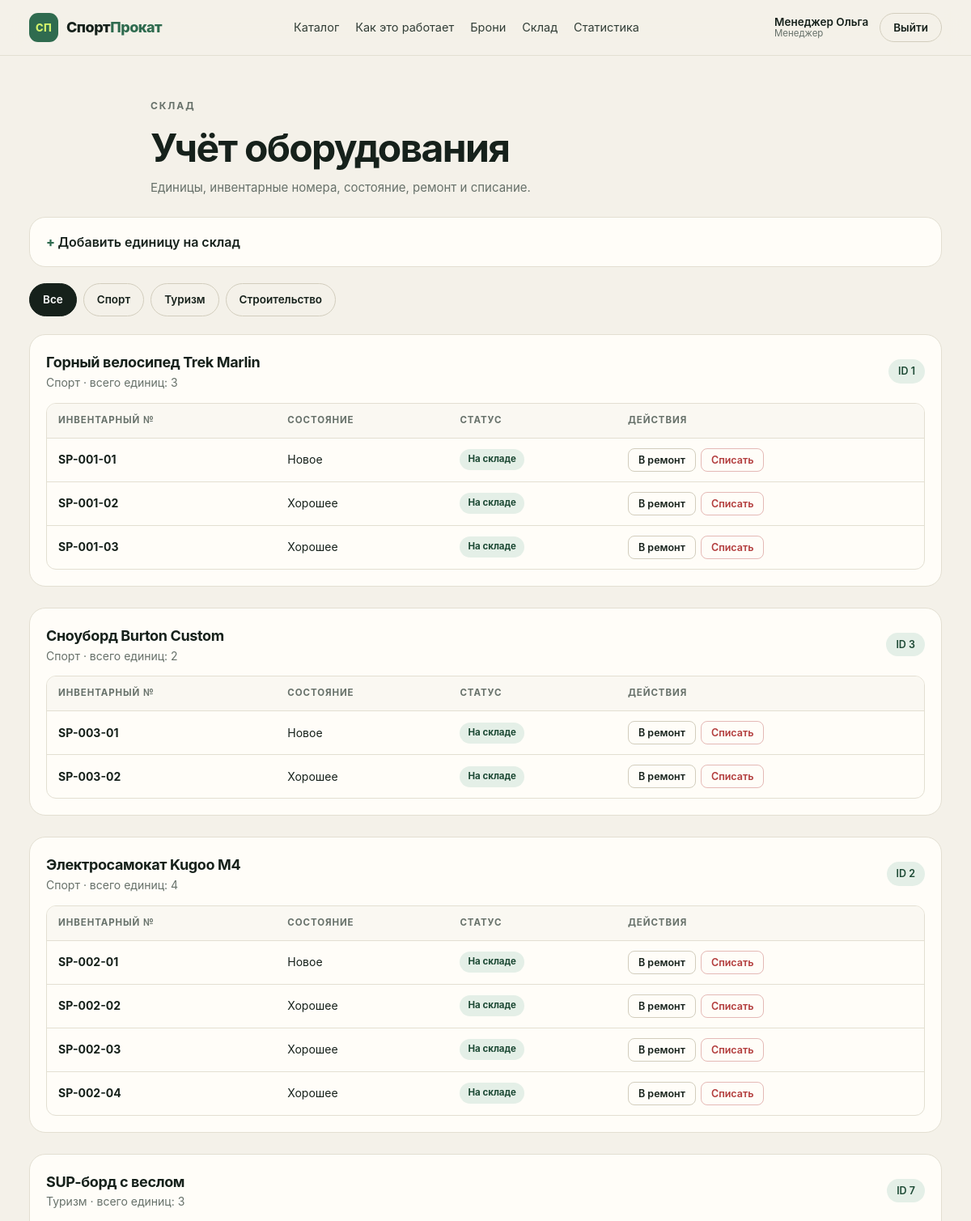
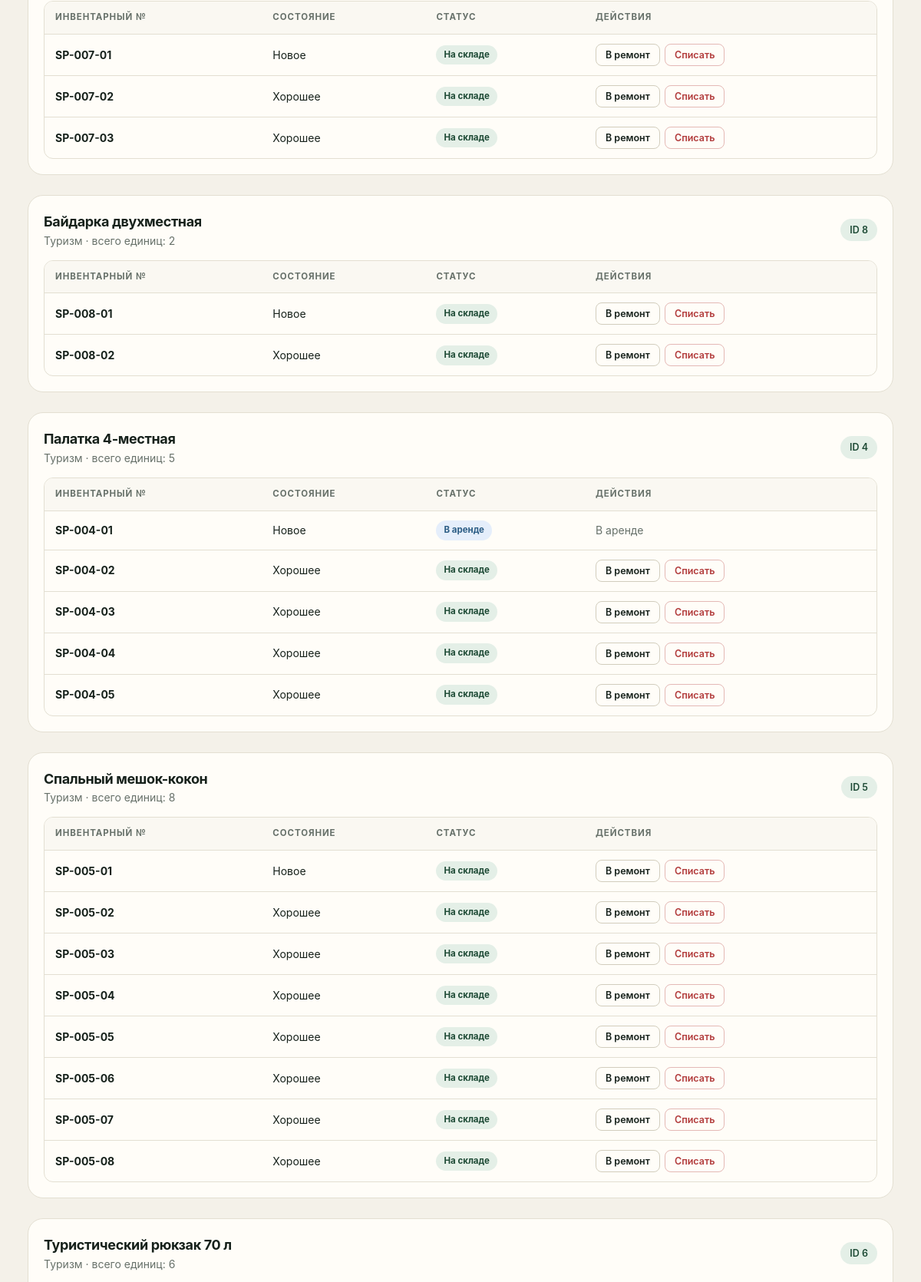
The app's page /warehouse (signed in, upper part) with its own data (2 pictures, top to bottom).
### tables this page shows
CREATE TABLE users (
    id INTEGER PRIMARY KEY AUTOINCREMENT,
    name TEXT NOT NULL,
    email TEXT NOT NULL UNIQUE,
    phone TEXT NOT NULL DEFAULT '',
    password_hash TEXT NOT NULL,
    role TEXT NOT NULL DEFAULT 'client',
    created_at TEXT NOT NULL DEFAULT CURRENT_TIMESTAMP
);

CREATE TABLE categories (
    id INTEGER PRIMARY KEY AUTOINCREMENT,
    name TEXT NOT NULL UNIQUE,
    slug TEXT NOT NULL UNIQUE,
    icon TEXT NOT NULL DEFAULT 'box'
);

CREATE TABLE equipment (
    id INTEGER PRIMARY KEY AUTOINCREMENT,
    category_id INTEGER NOT NULL REFERENCES categories(id),
    name TEXT NOT NULL,
    description TEXT NOT NULL DEFAULT '',
    price_per_day INTEGER NOT NULL,
    deposit INTEGER NOT NULL DEFAULT 0,
    qty_total INTEGER NOT NULL DEFAULT 1,
    image TEXT NOT NULL DEFAULT 'box.svg',
    active INTEGER NOT NULL DEFAULT 1,
    created_at TEXT NOT NULL DEFAULT CURRENT_TIMESTAMP
);

CREATE TABLE units (
    id INTEGER PRIMARY KEY AUTOINCREMENT,
    equipment_id INTEGER NOT NULL REFERENCES equipment(id) ON DELETE CASCADE,
    inventory_no TEXT NOT NULL UNIQUE,
    condition TEXT NOT NULL DEFAULT 'good',
    status TEXT NOT NULL DEFAULT 'available',
    note TEXT NOT NULL DEFAULT ''
);

### main.py (the view)
@app.get('/warehouse', response_class=HTMLResponse, name='warehouse')
def warehouse(request: Request, category: str=''):
    db = connect()
    require_user(request, db, ('manager', 'admin'))
    sql = 'SELECT e.id,e.name,e.qty_total,e.image,c.name category_name,c.slug category_slug FROM equipment e JOIN categories c ON c.id=e.category_id'
    args = []
    if category:
        sql += ' WHERE c.slug=?'
        args = [category]
    equipment = db.execute(sql + ' ORDER BY c.id,e.name', args).fetchall()
    units = db.execute('SELECT u.*,e.name,e.id equipment_id FROM units u JOIN equipment e ON e.id=u.equipment_id ORDER BY e.name,u.inventory_no').fetchall()
    grouped = {}
    for u in units:
        grouped.setdefault(u['equipment_id'], []).append(u)
    cats = db.execute('SELECT * FROM categories ORDER BY id').fetchall()
    return page(request, db, 'warehouse.html', equipment=equipment, grouped=grouped, categories=cats, category=category)

### templates/warehouse.html (shortened to what this page needs)
{% extends "base.html" %}
{% block content %}
<section class="page-head wrap">
  <p class="kicker kicker--dark">Склад</p>
  <h1>Учёт оборудования</h1>
  <p class="page-head__lead">Единицы, инвентарные номера, состояние, ремонт и списание.</p>
</section>
<section class="wrap">
  <details class="panel">
    <summary>Добавить единицу на склад</summary>
  </details>
  <div class="tabs tabs--wrap">
    <a class="tab {{ 'is-active' if not category }}" href="{{ url_for('warehouse') }}">Все</a>
    {% for c in categories %}
      <a class="tab {{ 'is-active' if category == c.slug }}" href="{{ url_for('warehouse', category=c.slug) }}">{{ c.name }}</a>
    {% endfor %}
  </div>
  {% for e in equipment %}
    <section class="warehouse-block">
      <div class="warehouse-block__head">
        <div>
          <h2>{{ e.name }}</h2>
          <p class="muted">{{ e.category_name }} · всего единиц: {{ e.qty_total }}</p>
        </div>
        <span class="pill">ID {{ e.id }}</span>
      </div>
      <div class="table-wrap">
        <table class="table">
          <thead>
            <tr><th>Инвентарный №</th><th>Состояние</th><th>Статус</th><th>Действия</th></tr>
          </thead>
          <tbody>
            {% for u in grouped.get(e.id, []) %}
              <tr>
                <td><b>{{ u.inventory_no }}</b></td>
                <td>{{ conditions[u.condition] }}</td>
                <td><span class="status status--{{ u.status }}">{{ unit_statuses[u.status] }}</span></td>
                <td>
                  {% if u.status == 'rented' %}
                    <span class="muted">В аренде</span>
                  {% else %}
                    <div class="row-actions">
                      {% if u.status != 'repair' %}
                        <form method="post" action="{{ url_for('unit_status', unit_id=u.id) }}">
                          <button class="btn btn--ghost btn--xs" type="submit">В ремонт</button>
                        </form>
                      {% endif %}
                      {% if u.status != 'written_off' %}
                        <form method="post" action="{{ url_for('unit_status', unit_id=u.id) }}">
                          <button class="btn btn--danger btn--xs" type="submit">Списать</button>
                        </form>
                      {% endif %}
                    </div>
                  {% endif %}
                </td>
              </tr>
            {% endfor %}
          </tbody>
        </table>
      </div>
    </section>
  {% endfor %}
</section>
{% endblock %}

### templates/base.html (shortened to what this page needs)
<!DOCTYPE html>
<html lang="ru">
<head>
  <link rel="stylesheet" href="{{ url_for('static', path='css/style.css') }}">
</head>
<body>
<header class="head">
  <div class="wrap head__inner">
    <a class="brand" href="{{ url_for('index') }}">
      <span class="brand__mark">СП</span>
      <span class="brand__text">Спорт<em>Прокат</em></span>
    </a>
    <nav class="nav" id="nav" aria-label="Основная навигация">
      <a href="{{ url_for('catalog') }}">Каталог</a>
      <a href="{{ url_for('index') }}#how">Как это работает</a>
      {% if g.user and g.user.role in ('manager', 'admin') %}
        <a href="{{ url_for('manager') }}">Брони</a>
        <a href="{{ url_for('warehouse') }}">Склад</a>
        <a href="{{ url_for('stats') }}">Статистика</a>
      {% endif %}
    </nav>
    <div class="head__side">
      {% if g.user %}
        <a class="user" href="{{ url_for('account') if g.user.role == 'client' else url_for('manager') }}">
          <span class="user__name">{{ g.user.name }}</span>
          <span class="user__role">{{ roles[g.user.role] }}</span>
        </a>
        <a class="btn btn--ghost btn--sm" href="{{ url_for('logout') }}">Выйти</a>
      {% else %}
        <a class="btn btn--ghost btn--sm" href="{{ url_for('login') }}">Вход</a>
        <a class="btn btn--primary btn--sm" href="{{ url_for('register') }}">Регистрация</a>
      {% endif %}
    </div>
  </div>
</header>
<main class="main">
  {% block content %}{% endblock %}
</main>
</body>
</html>

### records on screen
users: user.name "Менеджер Ольга", role "Менеджер"
categories: name "Спорт"
categories: name "Туризм"
categories: name "Строительство"
equipment: name "Горный велосипед Trek Marlin", category_name "Спорт", qty_total "3", id "1"
units: inventory_no "SP-001-01", condition "Новое", status "На складе"
units: inventory_no "SP-001-02", condition "Хорошее", status "На складе"
units: inventory_no "SP-001-03", condition "Хорошее", status "На складе"
equipment: name "Сноуборд Burton Custom", category_name "Спорт", qty_total "2", id "3"
units: inventory_no "SP-003-01", condition "Новое", status "На складе"
units: inventory_no "SP-003-02", condition "Хорошее", status "На складе"
equipment: name "Электросамокат Kugoo M4", category_name "Спорт", qty_total "4", id "2"
units: inventory_no "SP-002-01", condition "Новое", status "На складе"
units: inventory_no "SP-002-02", condition "Хорошее", status "На складе"
units: inventory_no "SP-002-03", condition "Хорошее", status "На складе"
units: inventory_no "SP-002-04", condition "Хорошее", status "На складе"
equipment: name "SUP-борд с веслом", category_name "Туризм", qty_total "3", id "7"
units: inventory_no "SP-007-01", condition "Новое", status "На складе"
units: inventory_no "SP-007-02", condition "Хорошее", status "На складе"
units: inventory_no "SP-007-03", condition "Хорошее", status "На складе"
equipment: name "Байдарка двухместная", category_name "Туризм", qty_total "2", id "8"
units: inventory_no "SP-008-01", condition "Новое", status "На складе"
units: inventory_no "SP-008-02", condition "Хорошее", status "На складе"
equipment: name "Палатка 4-местная", category_name "Туризм", qty_total "5", id "4"
units: inventory_no "SP-004-01", condition "Новое", status "В аренде"
units: inventory_no "SP-004-02", condition "Хорошее", status "На складе"
units: inventory_no "SP-004-03", condition "Хорошее", status "На складе"
units: inventory_no "SP-004-04", condition "Хорошее", status "На складе"
units: inventory_no "SP-004-05", condition "Хорошее", status "На складе"
equipment: name "Спальный мешок-кокон", category_name "Туризм", qty_total "8", id "5"
units: inventory_no "SP-005-01", condition "Новое", status "На складе"
units: inventory_no "SP-005-02", condition "Хорошее", status "На складе"
units: inventory_no "SP-005-03", condition "Хорошее", status "На складе"
units: inventory_no "SP-005-04", condition "Хорошее", status "На складе"
units: inventory_no "SP-005-05", condition "Хорошее", status "На складе"
units: inventory_no "SP-005-06", condition "Хорошее", status "На складе"
units: inventory_no "SP-005-07", condition "Хорошее", status "На складе"
units: inventory_no "SP-005-08", condition "Хорошее", status "На складе"
equipment: name "Туристический рюкзак 70 л", category_name "Туризм", qty_total "6", id "6"
